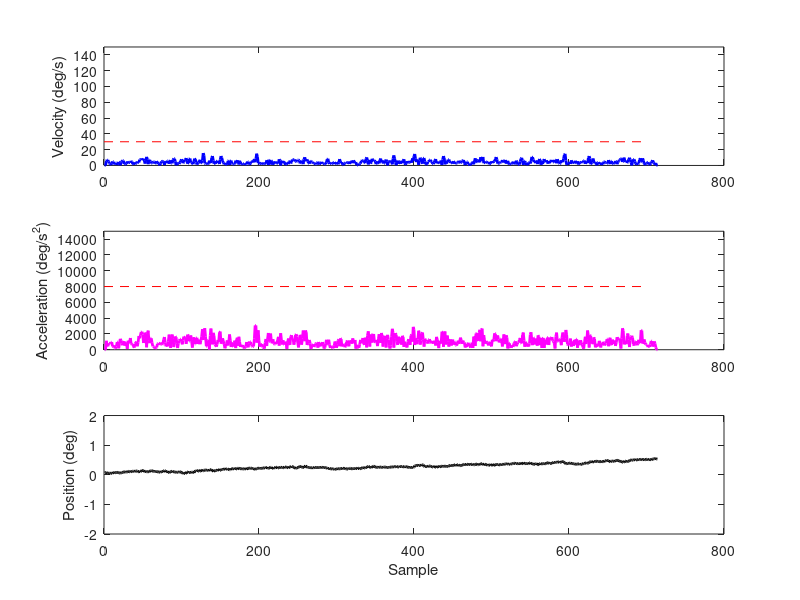

The MATLAB script that drew this image:
function eyedat = analyzeEyeData
% function eyeDat = analyzeEyeData
%
% Output:
%   eyeDat:            data structure containing processed eye data,
%                      saccades, blink info. etc.
%
% The script runs through a block of trials (from a behavioral experiment),
% and processes trial-associated eye position traces, detecting instances
% of trials with saccades. The eye traces were originally read from an 
% Eyelink .edf file (using MGL functions, see Justin Gardner's MGL code). 
% They are provided here in .mat file format for ease of use. The
% final plotting section plots the velocity/acceleration of eye movements 
% for individual trials. Instances of saccades are obvious, with abrupt
% changes in the velocity and acceleration profiles.
%
% 
% Notes:
%
% 1. As eye movement analysis is rather time-consuming, it is a good idea
% to do the eye analysis separately from other behavioral analyses, and
% save a record of e.g., trial indices where saccades were made.
%
% 2. From the experimental design, we are interested in particular phases 
% of the trial (specifically, trial segments 4 through 7). Note the segment
% timings (in s):
%
%       task{1}.segmin = [Inf 1 .1 .6 .2 .6 .4 1.2 0.8];
%       task{1}.segmax = [Inf 1 .1 .6 .2 .6 .4 1.2 1.2];
%
% This reduced window gives ~700 position samples at 500Hz). Note that 
% initial 'inf' appears in segtimes, but with duration of only a single 
% frame or so (this is time just after observer has remained fixated for 
% 250ms and trial starts).
%
% 3. A few additional notes on analysis: (i) the median position just prior
% to stimulus onset is subtracted from subsequent position data (to limit
% possible effects of drift across session). Use of the median should limit
% the possibility of introducing artificts in shifts of position. This
% should't effect the detection of saccades/blinks or the sign of saccade
% directions; (ii) blink samples are removed towards the end of the
% pre-analysis (after velocity/acceleration are calculated but prior to
% saccade detection). This removes the possibility of blink removal edges
% creating artifacts in the velocity/acceleration calculation, while also
% ensuring that blink samples don't enter into the subsequent saccade
% detection routine, or any possible secondary analyses (e.g., of median
% position). The saccade detection routine works by searching for sequences
% in the velocity/acceleration vectors that are continuous (i.e., with no
% breaks) and above set thresholds. This should be pretty robust; (iii) the
% saccade detection routine outputs several variables for each saccade,
% including xDist and yDist (the signs of which may be useful for possible
% secondary analyses e.g., on saccade direction).
%
% 4. Finally, note that the script below is based roughly on approaches in
% papers such as Engbert & Kliegl (2003), and parts of it were adapted from
% some earlier eye analysis code of mine (Jackson et al., 2008, PLoS ONE).

%% 1. Set appropriate variables

% common parameters
nTrials = 120;
sample_window = 0.002; %2ms i.e., 500Hz tracking
nEdgeSamples = 50; %number of samples to discard either side of blink
tVelocity = 30; %threshold velocity for saccades (deg/s)
tAcceleration = 8000; %threshold acceleration for saccades (deg/s^2)
tDist = 0.5; %threshold (Euclidean) distance for saccades (deg)


%% 2. Analyze eye data

% load data block
dat = load('exampleEyeData.mat');

% analyze eye position trial by trial
for t = 1:nTrials
    
    %%%%%%% (0) %%%%%%%%%%
    
    % calculate segtimes relative to trial start
    segtimes = dat.trials(t).segtime - dat.trials(t).segtime(1);
    
    % find start and end times
    t0 = segtimes(4); %start time of first stimulus
    tEnd = segtimes(7); %end of second stimulus/start of delay
    
    % ...and sample indices closest t0/tEnd
    t0_time = abs(dat.eye.time - t0); %dat.eye.time is common to all trials
    tEnd_time = abs(dat.eye.time - tEnd);
    [~, t0_ind] = min(t0_time);
    [~, tEnd_ind] = min(tEnd_time);
    t0_ind = t0_ind - 4;
    tEnd_ind = tEnd_ind + 4;
    % ...extend window by 4 samples either side to ensure velocity
    % and acceleration calculation below covers entire stimulation
    % period (vel/acc sliding windows chop off 2 samples each
    % at either end of calculation)
    
    %%%%%%%%%%%%%%%%%%%%%%
    
    %%%%%%% (1) %%%%%%%%%%
    
    % find baseline eye position (must remove NaNs from xPos
    % samples later for calculation of median, but not for
    % subtraction from and extraction of relevant samples below)
    baselineX = dat.eye.xPos(t, 1:(t0_ind - 1));
    baselineY = dat.eye.yPos(t, 1:(t0_ind - 1));
    baselineX_NaN = isnan(baselineX);
    baselineY_NaN = isnan(baselineY);
    baselineX(baselineX_NaN) = [];
    baselineY(baselineY_NaN) = [];
    
    % get relevant eye position data aligned to baseline, and
    % also relevant pupil samples
    xPos = dat.eye.xPos(t, t0_ind:tEnd_ind) - median(baselineX);
    yPos = dat.eye.yPos(t, t0_ind:tEnd_ind) - median(baselineY);
    pupil = dat.eye.pupil(t, t0_ind:tEnd_ind);
    
    %%%%%%%%%%%%%%%%%%%%%%
    
    %%%%%%% (2) %%%%%%%%%%
    
    % blink detection/removal
    noPupil = isnan(pupil);
    eyedat.blink{t} = 0;
    
    % if trial has blink
    if max(noPupil) == 1
        
        % note instance of blink
        eyedat.blink{t} = 1;
        
        % find blink boundaries
        blinkStart = find(diff(noPupil) == 1) + 1; %(index+1 was first NaN, due to differentiation
        blinkEnd = find(diff(noPupil) == -1);
        
        % blink that started before first interval will not show up
        % in blinkStart boundary search above
        if isempty(blinkStart) == 1
            blinkStart = 1;
        end;
        % blink that ended after second interval will not show up
        % in blinkEnd boundary search above
        if isempty(blinkEnd) == 1
            blinkEnd = length(noPupil);
        end;
        
        % include samples just before/after blink,
        % accounting for timepoints that move outside analysis
        % window
        blinkStart = blinkStart - nEdgeSamples;
        blinkEnd = blinkEnd + nEdgeSamples;
        for blink = 1:length(blinkStart)
            if blinkStart(blink) < 1
                blinkStart(blink) = 1;
            end;
        end;
        for blink = 1:length(blinkEnd)
            if blinkEnd(blink) > length(noPupil)
                blinkEnd(blink) = length(noPupil);
            end;
        end;
        
        % set samples within the boundaries defined above to NaN;
        % code below should handle both single and multi-blink trials, and
        % trials in which the first or last blink extends outside
        % boundaries
        if length(blinkStart) == length(blinkEnd)
            
            for blink = 1:length(blinkStart)
                noPupil(blinkStart(blink):blinkEnd(blink)) = 1;
            end;
            
        elseif length(blinkStart) > length(blinkEnd)
            
            for blink = 1:(length(blinkStart) - 1) % all but final blink in trial
                noPupil(blinkStart(blink):blinkEnd(blink)) = 1;
            end;
            for blink = length(blinkStart) % final blink
                noPupil(blinkStart(blink):length(noPupil)) = 1;
            end;
            
        elseif length(blinkStart) < length(blinkEnd)
            
            for blink = 1 % first blink in trial
                noPupil(1:blinkEnd(blink)) = 1;
            end;
            for blink = 2:(length(blinkEnd)) % any additional blinks
                noPupil(blinkStart(blink - 1):blinkEnd(blink)) = 1;
            end;
            
        end;
        
        %...and blink samples are removed below (after velocity
        %and acceleration calculation). Removing prior to this
        %would create possibility of blink window edges being
        %accidentally marked as saccades.
        
    end;
    
    %%%%%%%%%%%%%%%%%%%%%%
    
    %%%%%%% (3) %%%%%%%%%%
    
    % calculate velocity/acceleration using 5-sample window. See
    % Engbert and Kliegl, 2003. Denominator accounts for the
    % six sample 'differences' used in numerator (i.e., n-2 to
    % n+2 = 4 samples, n-1 to n+1 = 2 samples).
    xVel = zeros(size(xPos)); yVel = zeros(size(yPos));
    for ii = 3:(size(xPos, 2) - 2) % 2 additional samples chopped off either end (see ~line 230 above)
        xVel(ii) = (xPos(ii + 2) + xPos(ii + 1) - xPos(ii - 1) - xPos(ii - 2))/(6*sample_window);
        yVel(ii) = (yPos(ii + 2) + yPos(ii + 1) - yPos(ii - 1) - yPos(ii - 2))/(6*sample_window);
    end;
    euclidVel = sqrt((xVel.*xVel) + (yVel.*yVel));
    
    xAcc = zeros(size(xPos)); yAcc = zeros(size(yPos));
    for ii = 3:(size(xVel, 2) - 2) % 2 additional samples chopped off either end (see ~line 230 above)
        xAcc(ii) = (xVel(ii + 2) + xVel(ii + 1) - xVel(ii - 1) - xVel(ii - 2))/(6*sample_window);
        yAcc(ii) = (yVel(ii + 2) + yVel(ii + 1) - yVel(ii - 1) - yVel(ii - 2))/(6*sample_window);
    end;
    euclidAcc = sqrt((xAcc.*xAcc) + (yAcc.*yAcc));
    
    % remove blink samples from pos/velocity/acceleration
    % variables, so that blink edges are not accidentally
    % marked as saccades below
    xPos(noPupil == 1) = [];
    yPos(noPupil == 1) = [];
    xVel(noPupil == 1) = [];
    yVel(noPupil == 1) = [];
    xAcc(noPupil == 1) = [];
    yAcc(noPupil == 1) = [];
    euclidVel(noPupil == 1) = [];
    euclidAcc(noPupil == 1) = [];
    
    % save to post-processed eye data structure (pupil
    % variables may now contain more samples than the others)
    eyedat.pupil{t} = pupil;
    eyedat.xPos{t} = xPos;
    eyedat.yPos{t} = yPos;
    eyedat.xVel{t} = xVel;
    eyedat.yVel{t} = yVel;
    eyedat.xAcc{t} = xAcc;
    eyedat.yAcc{t} = yAcc;
    eyedat.euclidAcc{t} = euclidAcc;
    eyedat.euclidVel{t} = euclidVel;
    eyedat.noPupil{t} = noPupil;
    
    %%%%%%%%%%%%%%%%%%%%%%
    
    %%%%%%% (4) %%%%%%%%%%
    
    % saccade detection
    eyedat.saccades{t} = [];
    candidates = find(euclidVel > tVelocity);
    if candidates
        
        % check for multiple candidate saccades in single
        % trial, using threshold parameters defined at top
        % (see Engbert & Kliegl papers, and Eyelink manual)
        saccades = [];
        diffCandidates = diff(candidates);
        breaks = [0 find(diffCandidates > 1) size(candidates, 2)];
        for jj = 1:(size(breaks, 2) - 1)
            
            % find individual candidate saccades
            saccade = [candidates(breaks(jj) + 1) candidates(breaks(jj + 1))];
            
            % exceeds acceleration threshold?
            peakAcceleration = max(euclidAcc(saccade(1):saccade(2)));
            if peakAcceleration > tAcceleration
                
                % exceeds amplitude threshold?
                xDist = xPos(saccade(2)) - xPos(saccade(1));
                yDist = yPos(saccade(2)) - yPos(saccade(1));
                euclidDist = sqrt((xDist*xDist) + (yDist*yDist));
                if euclidDist > tDist
                    
                    % store saccade info
                    peakVelocity = max(euclidVel(saccade(1):saccade(2)));
                    saccades = [saccades; saccade xDist yDist euclidDist peakVelocity];
                end
                
            end
            
        end
        
        % save saccade data
        eyedat.saccades{t} = saccades;
        
    end;
    
end;

% save to file
writeto = 'processedEyeData.mat';
save(writeto, 'eyedat')


%% 3. Trial-by-trial velocity/acceleration/position check for single block

% Saccade trials are very obvious, with the velocity and acceleration
% y-axis scales increasing dramatically beyond thresholds (30deg/s for
% velocity, 8000deg/s^2 for acceleration):
clf

for t = 1:nTrials;
    
    figure(1)
    
    subplot(3,1,1)
    plot(eyedat.euclidVel{t}, 'b', 'LineWidth', 2);
    ylabel('Velocity (deg/s)')
    ylim([0 150]);
    line([0 700], [30 30], 'LineStyle', '--', 'Color', 'r')
    
    subplot(3,1,2)
    plot(eyedat.euclidAcc{t}, 'm', 'LineWidth', 2);
    ylabel('Acceleration (deg/s^2)')
    ylim([0 15000]);
    line([0 700], [8000 8000], 'LineStyle', '--', 'Color', 'r')
    
    subplot(3,1,3)
    plot(eyedat.xPos{t}, 'k', 'LineWidth', 2);
    xlabel('Sample')
    ylabel('Position (deg)')
    ylim([-2 2]);

    pause(0.5)
    
end